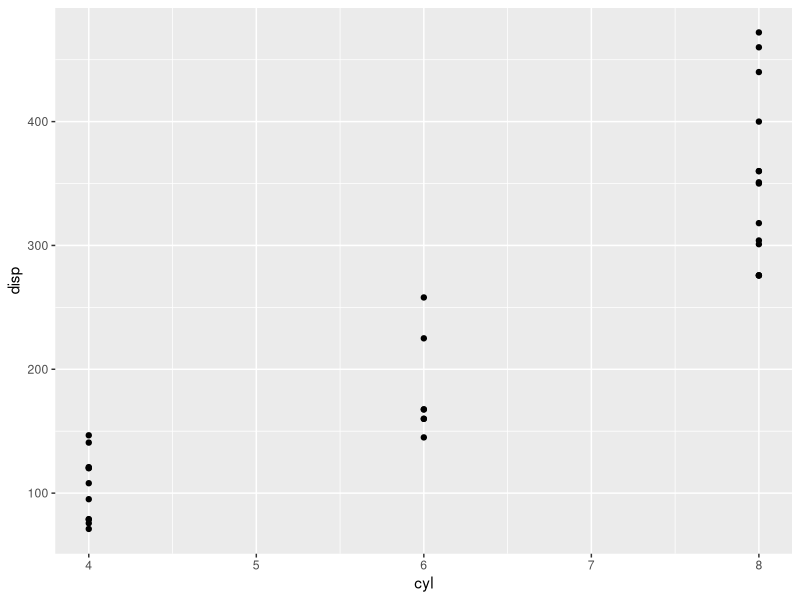

Source code (R):
## ---- chunk 1
knitr::opts_chunk$set(echo = TRUE)
## ---- chunk 2
summary(cars)
## ---- chunk 3
library(tidyverse)
data("mtcars")
ggplot(mtcars) + geom_point(aes(cyl,disp))
